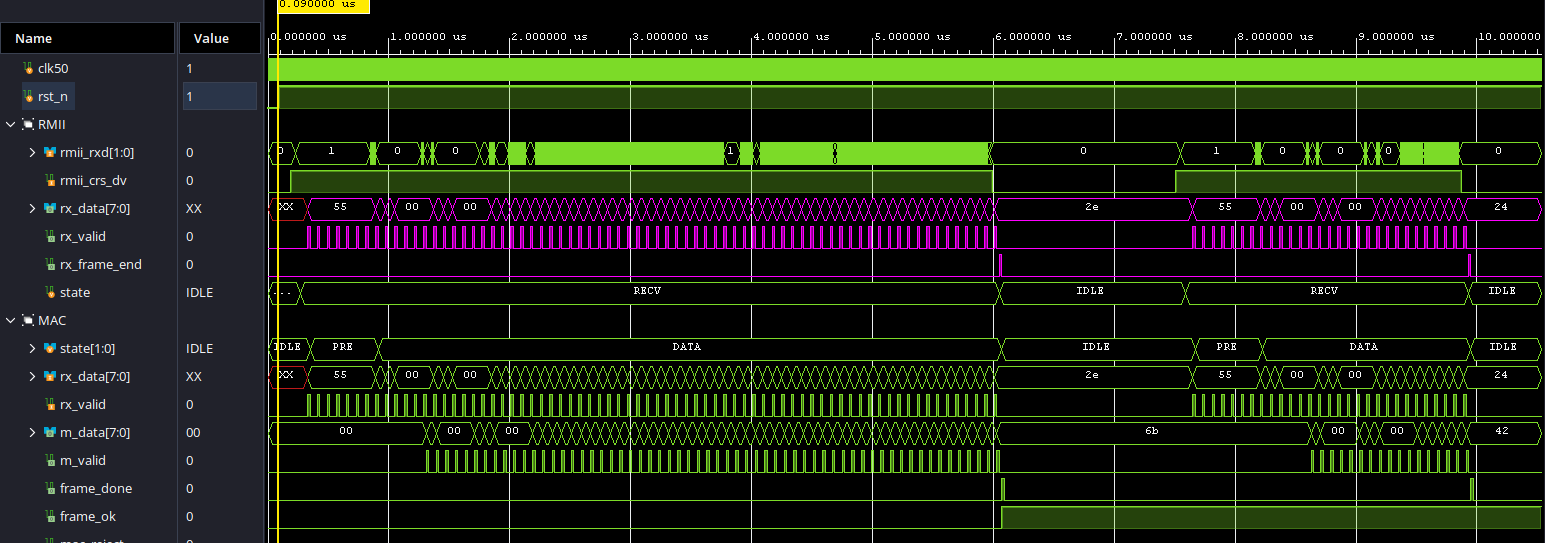
#> input picture PythonScripts/Test2.png, 1545 x 543 px
$ python send_image.py Test2.png
#> lines starting #> are read from the running program, lines starting #| are printed output that depends on the picture
#!/usr/bin/env python3
"""
send_image.py -- read an image file, convert to RGB565, and stream it to the
FPGA in self-describing UDP chunks.

Chunk payload layout (big-endian, matching the RTL consumer):
    [ image_id (2B) | byte_offset (4B) | length (2B) | pixel data ... ]

Usage:
    python send_image.py picture.jpg
    python send_image.py picture.png --width 320 --height 240 --fps 5

Requires:  pip install pillow numpy
"""

import argparse
import socket
import struct
import time

import numpy as np
from PIL import Image

CHUNK_PIXEL_BYTES = 1440          # pixel bytes per UDP frame (720 px in RGB565)
DEST = ("192.168.1.255", 5000)    # broadcast to the FPGA's listen port


def image_to_rgb565(path: str, width: int, height: int) -> bytes:
    """Load, resize, and convert an image to big-endian RGB565 raw bytes."""
#> called with path = 'Test2.png', width = 160, height = 120
    img = Image.open(path).convert("RGB").resize((width, height))
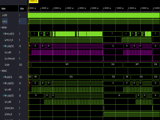
#> img: PIL image 160x120 RGB; mean R, G, B 28.4, 35.7, 19.6
    a = np.asarray(img, dtype=np.uint16)             # H x W x 3

    r = (a[:, :, 0] >> 3) & 0x1F                     # 5 bits red
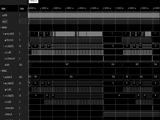
#> r: shape (120, 160) uint16; min 0, max 31, mean 3.3; drawn with min black and max white
    g = (a[:, :, 1] >> 2) & 0x3F                     # 6 bits green
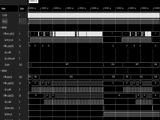
#> g: shape (120, 160) uint16; min 0, max 61, mean 8.7; drawn with min black and max white
    b = (a[:, :, 2] >> 3) & 0x1F                     # 5 bits blue
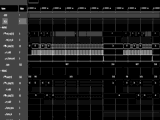
#> b: shape (120, 160) uint16; min 0, max 19, mean 2.16; drawn with min black and max white
    rgb565 = (r << 11) | (g << 5) | b                # H x W, uint16

    return rgb565.astype(">u2").tobytes()            # big-endian on the wire


def checksum8(data: bytes) -> int:
    """Simple XOR-of-all-bytes checksum -- mirror this in the RTL consumer."""
    c = 0
    for byte in data:
        c ^= byte
    return c


def main() -> None:
    ap = argparse.ArgumentParser()
    ap.add_argument("image")
    ap.add_argument("--width", type=int, default=160)
    ap.add_argument("--height", type=int, default=120)
    ap.add_argument("--fps", type=float, default=1.0,
                    help="images per second (chunks are paced within each)")
    ap.add_argument("--loop", action="store_true",
                    help="resend forever (for a live-updating demo)")
    args = ap.parse_args()

    data = image_to_rgb565(args.image, args.width, args.height)
    total = len(data)
#> total = 38400
    n_chunks = (total + CHUNK_PIXEL_BYTES - 1) // CHUNK_PIXEL_BYTES
#> n_chunks = 27

    print(f"{args.image}: {args.width}x{args.height} RGB565 = {total} bytes "
          f"in {n_chunks} chunks, XOR checksum = 0x{checksum8(data):02X}")
#| Test2.png: 160x120 RGB565 = 38400 bytes in 27 chunks, XOR checksum = 0x7B

#> (the run stopped early here; a loop or call above may not have finished)
